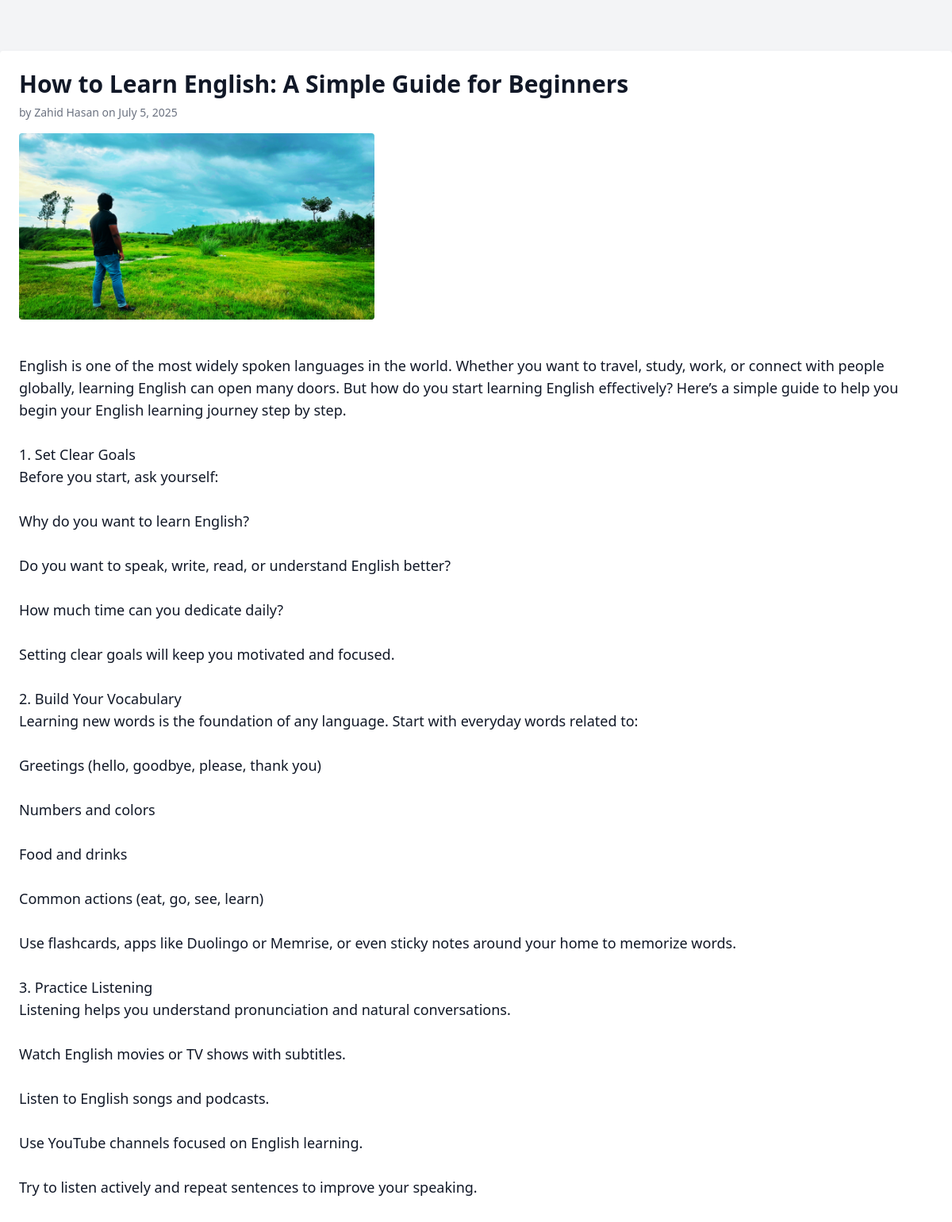
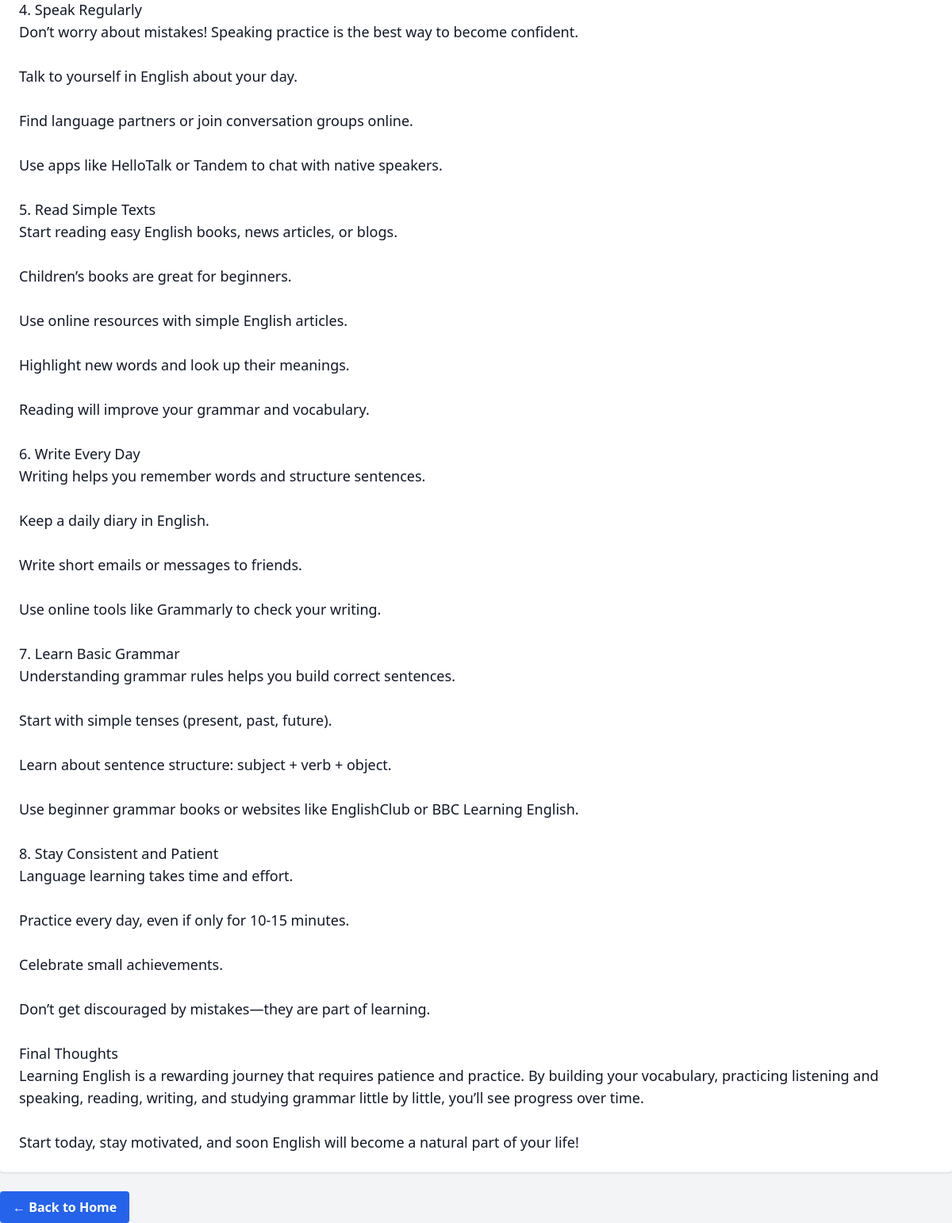
The page /post/8/ on the database its author committed (2 pictures, top to bottom).
### blog_app/models.py (models this page shows, shortened)
class BlogPost(models.Model):
    title = models.CharField(max_length=200)
    content = models.TextField()
    author = models.CharField(max_length=100)
    image = models.ImageField(upload_to='media/blog_images/', null=True, blank=True)
    created_at = models.DateTimeField(auto_now_add=True)

### blog_app/views.py (the view)
# urls.py: path('post/<int:post_id>/', views.view_post, name='view_post')
def view_post(request, post_id):
    post = get_object_or_404(BlogPost, id=post_id)
    return render(request, 'view_post.html', {'post': post})

### blog_app/templates/view_post.html (shortened to what this page needs)
{% extends 'base.html' %}
{% block content %}
<article class="bg-white shadow p-6 rounded">
    <h1 class="text-3xl font-bold mb-2">{{ post.title }}</h1>
    <p class="text-sm text-gray-500 mb-4">by {{ post.author }} on {{ post.created_at|date:"F j, Y" }}</p>
    {% if post.image %}
        <img src="{{ post.image.url }}" alt="Post Image" class="w-full max-w-md h-auto rounded mb-4" />
    {% endif %}
    <div class="text-lg whitespace-pre-line">
        {{ post.content }}
    </div>
</article>
<a href="{% url 'home' %}"
   class="mt-6 inline-block bg-blue-600 text-white font-semibold px-4 py-2 rounded shadow hover:bg-blue-700 transition">
   ← Back to Home
</a>
{% endblock %}

### rows shown on the page
BlogPost: title "How to Learn English: A Simple Guide for Beginners", author "Zahid Hasan", created_at "July 5, 2025", image (picture), content "English is one of the most widely spoken languages in the world. Whether you want to travel, study, work, or connect with people globally, learning English can open many doors. But how do you start learning English effectively? Here’s a simple guide to help you begin your English learning journey step by step. 1. Set Clear Goals Before you start, ask yourself: Why do you want to learn English? Do you want to speak, write, read, or understand English better? How much time can you dedicate daily? Setting clear goals will keep you motivated and focused. 2. Build Your Vocabulary Learning new words is the foundation of any language. Start with everyday words related to: Greetings (hello,…"
